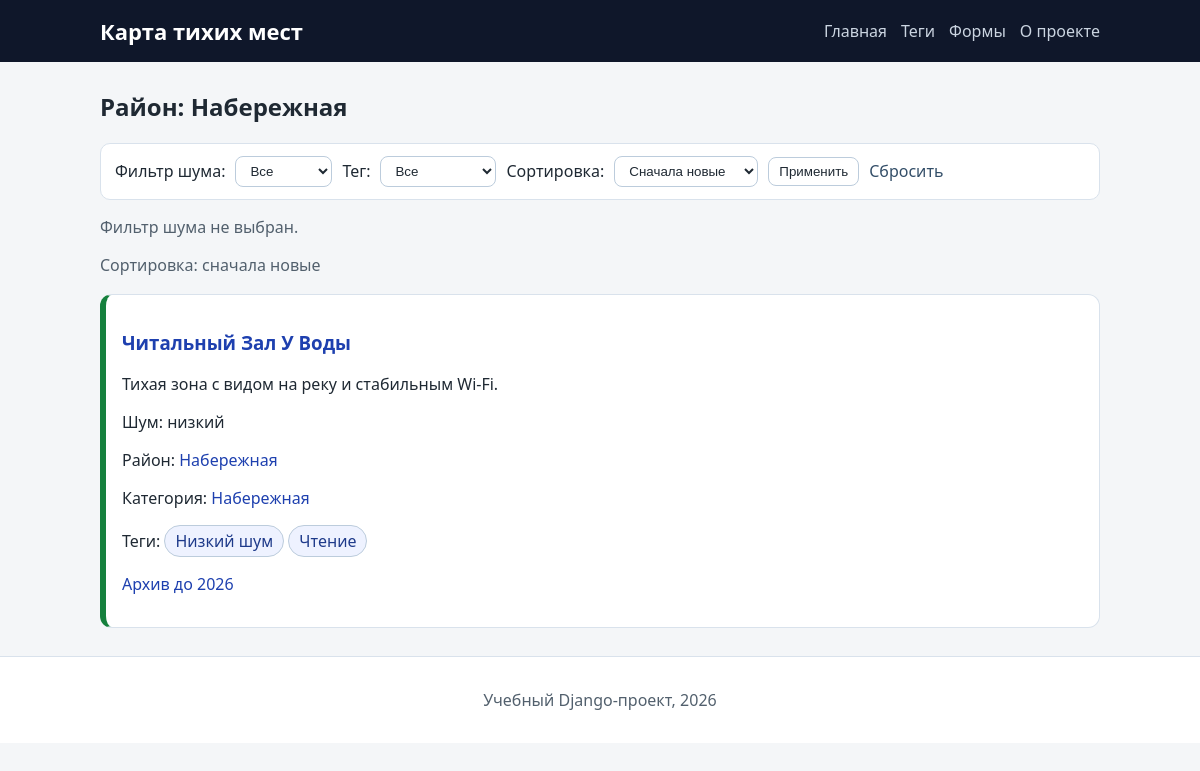
The app's page /areas/naberezhnaya/, older data.
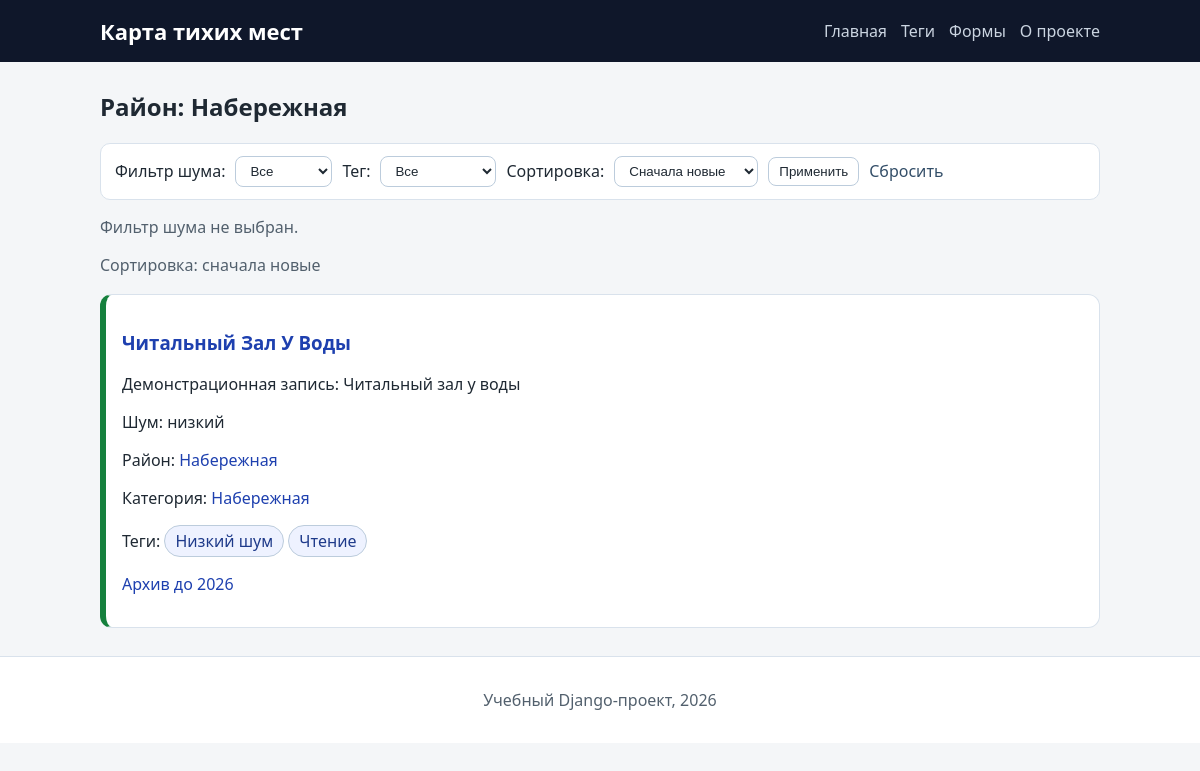
The same page, newer data.
### spots/models.py (models this page shows, shortened)
class Spot(models.Model):
    class NoiseLevel(models.IntegerChoices):
        LOW = 1, "Низкий"
        MEDIUM = 2, "Средний"
        HIGH = 3, "Высокий"
    class PublicationStatus(models.IntegerChoices):
        DRAFT = 0, "Черновик"
        PUBLISHED = 1, "Опубликовано"
    title = models.CharField(max_length=255, verbose_name="Название места")
    slug = models.SlugField(max_length=255, unique=True, db_index=True)
    content = models.TextField(blank=True, verbose_name="Описание")
    photo = models.ImageField(
        upload_to=spot_photo_upload_to,
        blank=True,
        null=True,
        verbose_name="Фотография",
    )
    area = models.CharField(max_length=120, verbose_name="Район")
    area_slug = models.SlugField(max_length=120, db_index=True)
    category = models.ForeignKey(
        Category,
        on_delete=models.PROTECT,
        related_name="spots",
        verbose_name="Категория",
    )
    noise_level = models.PositiveSmallIntegerField(
        choices=NoiseLevel.choices,
        default=NoiseLevel.MEDIUM,
        verbose_name="Уровень шума",
    )
    time_create = models.DateTimeField(auto_now_add=True, verbose_name="Создано")
    time_update = models.DateTimeField(auto_now=True, verbose_name="Обновлено")
    status = models.PositiveSmallIntegerField(
        choices=PublicationStatus.choices,
        default=PublicationStatus.PUBLISHED,
        db_index=True,
        verbose_name="Статус публикации",
    )
    tags = models.ManyToManyField(
        Tag,
        blank=True,
        related_name="spots",
        verbose_name="Теги",
    )
    objects = models.Manager()
    published = PublishedSpotManager()
    class Meta:
        verbose_name = "Тихое место"
        verbose_name_plural = "Тихие места"
        ordering = ["-time_create"]
        indexes = [
            models.Index(fields=["-time_create"]),
            models.Index(fields=["status"]),
            models.Index(fields=["area_slug"]),
        ]
    def get_absolute_url(self):
        return reverse("spot_detail", kwargs={"spot_slug": self.slug})

class Category(models.Model):
    name = models.CharField(max_length=100, db_index=True, verbose_name="Категория")
    slug = models.SlugField(max_length=120, unique=True, db_index=True)
    class Meta:
        verbose_name = "Категория"
        verbose_name_plural = "Категории"
        ordering = ["name"]
    def get_absolute_url(self):
        return reverse("category", kwargs={"category_slug": self.slug})

### spots/views.py (the view)
# urls.py: path("areas/<slug:area_slug>/", views.area, name="area"),
def area(request, area_slug: str):
    area_spots = (
        Spot.published.filter(area_slug=area_slug)
        .select_related("category")
        .prefetch_related("tags", "detail")
    )
    if not area_spots.exists():
        raise Http404("Район не найден")
    noise_filter = request.GET.get("noise")
    if noise_filter not in NOISE_QUERY_MAP:
        noise_filter = ""
    tag_filter = request.GET.get("tag", "").strip()
    sort_filter = request.GET.get("sort", "new")
    if sort_filter not in SORT_QUERY_MAP:
        sort_filter = "new"
    filtered_spots = area_spots
    if noise_filter:
        filtered_spots = filtered_spots.filter(noise_level=NOISE_QUERY_MAP[noise_filter])
    if tag_filter:
        filtered_spots = filtered_spots.filter(tags__slug=tag_filter)
    filtered_spots = filtered_spots.order_by(*SORT_QUERY_MAP[sort_filter]).distinct()
    area_name = area_spots.values_list("area", flat=True).first()
    data = build_base_context(f"Район: {area_name}")
    data["spots"] = filtered_spots
    data["area"] = area_name
    data["area_slug"] = area_slug
    data["area_tags"] = (
        Tag.objects.filter(spots__area_slug=area_slug)
        .annotate(total=Count("spots"))
        .order_by("name")
        .distinct()
    )
    data["filters"] = {
        "noise": noise_filter,
        "tag": tag_filter,
        "tag_name": (
            Tag.objects.filter(slug=tag_filter).values_list("name", flat=True).first()
            if tag_filter
            else ""
        ),
        "sort": sort_filter,
        "sort_label": SORT_LABEL_MAP[sort_filter],
    }
    return render(request, "spots/area.html", data)

### spots/converters.py (called while the page is built)
    def to_url(self, value):
        return "%04d" % value

### spots/data.py (called while the page is built)
def build_base_context(title: str) -> dict:
    return {
        "title": title,
        "menu": MENU,
        "current_year": get_current_year(),
    }

def get_current_year() -> int:
    return datetime.now().year

### spots/models.py (called while the page is built)
    def get_queryset(self):
        return super().get_queryset().filter(
            status=Spot.PublicationStatus.PUBLISHED
        )

    def get_absolute_url(self):
        return reverse("tag", kwargs={"tag_slug": self.slug})

### spots/templatetags/spots_tags.py (called while the page is built)
@register.simple_tag
def noise_badge(level: str) -> str:
    labels = {
        Spot.NoiseLevel.LOW: "низкий",
        Spot.NoiseLevel.MEDIUM: "средний",
        Spot.NoiseLevel.HIGH: "высокий",
        "low": "низкий",
        "medium": "средний",
        "high": "высокий",
    }
    return labels.get(level, "неизвестный")

@register.filter
def noise_class(level: str) -> str:
    classes = {
        Spot.NoiseLevel.LOW: "noise-low",
        Spot.NoiseLevel.MEDIUM: "noise-medium",
        Spot.NoiseLevel.HIGH: "noise-high",
        "low": "noise-low",
        "medium": "noise-medium",
        "high": "noise-high",
    }
    return classes.get(level, "noise-unknown")

### spots/templates/spots/area.html (shortened to what this page needs)
{% extends "spots/base.html" %}
{% load spots_tags %}
{% block content %}
    <h2>{{ title }}</h2>
    <form method="get" class="filters-form">
        <label for="noise">Фильтр шума:</label>
        <select id="noise" name="noise">
            <option value="" {% if not filters.noise %}selected{% endif %}>Все</option>
        </select>
        <label for="tag">Тег:</label>
        <select id="tag" name="tag">
            <option value="" {% if not filters.tag %}selected{% endif %}>Все</option>
        </select>
        <label for="sort">Сортировка:</label>
        <select id="sort" name="sort">
            <option value="new" {% if filters.sort == "new" %}selected{% endif %}>Сначала новые</option>
        </select>
        <button type="submit">Применить</button>
        <a href="{% url 'area' area_slug %}" class="reset-link">Сбросить</a>
    </form>
    {% if filters.noise %}
        <p class="muted">Активный фильтр шума: {% noise_badge filters.noise %}</p>
    {% else %}
        <p class="muted">Фильтр шума не выбран.</p>
    {% endif %}
    <p class="muted">Сортировка: {{ filters.sort_label }}</p>
    <ul class="cards">
        {% for spot in spots %}
            {% include "spots/includes/spot_card.html" with spot=spot %}
        {% empty %}
            <li class="card">По этому фильтру мест нет.</li>
        {% endfor %}
    </ul>
{% endblock %}

### spots/templates/spots/includes/spot_card.html (shortened to what this page needs)
{% load spots_tags %}
<li class="card {{ spot.noise_level|noise_class }}">
    <h3><a href="{{ spot.get_absolute_url }}">{{ spot.title|title }}</a></h3>
    <p>{{ spot.content|truncatechars:85 }}</p>
    <p>Шум: {% noise_badge spot.noise_level %}</p>
    <p>Район: <a href="{% url 'area' spot.area_slug %}">{{ spot.area }}</a></p>
    <p>Категория: <a href="{{ spot.category.get_absolute_url }}">{{ spot.category.name }}</a></p>
    {% with spot_tags=spot.tags.all %}
        {% if spot_tags %}
            <p class="tag-list">
                Теги:
                {% for tag in spot_tags %}
                    <a class="tag-chip" href="{{ tag.get_absolute_url }}">{{ tag.name }}</a>
                {% endfor %}
            </p>
        {% endif %}
    {% endwith %}
    <p><a href="{% url 'archive' spot.time_create.year %}">Архив до {{ spot.time_create|date:"Y" }}</a></p>
</li>

Row changes from the older to the newer data that the page shows:
changed Spot "Читальный Зал У Воды": content "Тихая зона с видом на реку и стабильным Wi-Fi." → "Демонстрационная запись: Читальный зал у воды"
